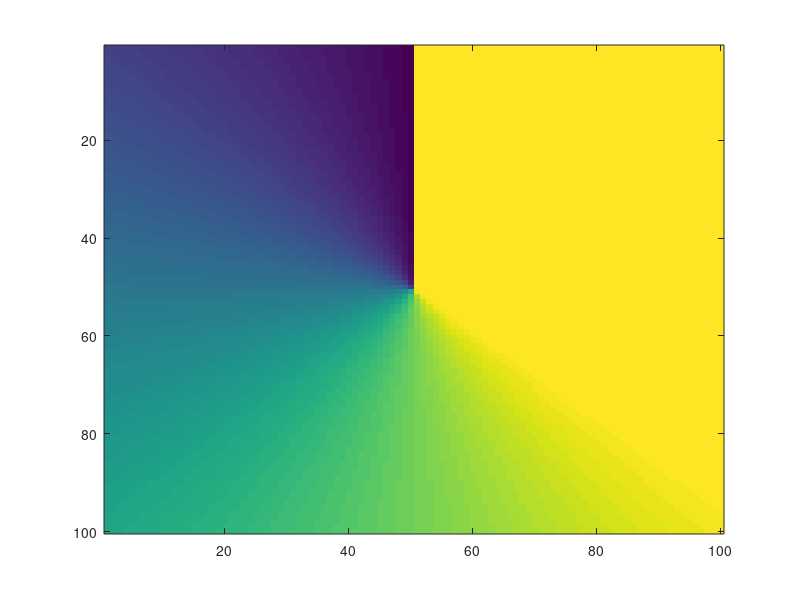

MATLAB code for this plot: (Note: this script raises an error after producing the figure.)
function[colMat] = colorWheel2d(colNum,satVal);

%%
if ~exist('colNum','var')
    colNum = 100;
end
if ~exist('satVal','var')
    satVal = colNum/2;
end


field = ones(colNum);
fInd = find(field);
[y x] = find(field);

ydif = y-mean(y);
xdif = x-mean(x);

dists = sqrt(ydif.^2+xdif.^2);
rads = atan2(xdif,ydif);
rads = rads - min(rads);
rads = round(rads * 99/max(rads))+1;



idxField = field;
idxField(fInd) = rads;
image(idxField);
colormap hsv(100)



hmap = hsv(100);
satmap = hmap(rads,:);
unsatmap = satmap;
for i = 1:100;
    isCol = find(rads == i);
    getDists = dists(isCol).^1.5;
    %maxDist = max(getDists);
    maxDist = (satVal).^1.5;
    getDists = min(getDists/maxDist,1);
    getCol = satmap(isCol,:);
    getGrey = getCol*0+.5;
    newCol = getCol .* repmat(getDists,[1 3]) + ...
        getGrey .* repmat(1-getDists,[1 3]) ;
    unsatmap(isCol,:) = newCol;
end

for c = 1 : 3
   
    tempI = field;
    tempI(:) = unsatmap(:,c);
    colMat(:,:,c) = tempI;
    
end
image(uint8(colMat*256))
